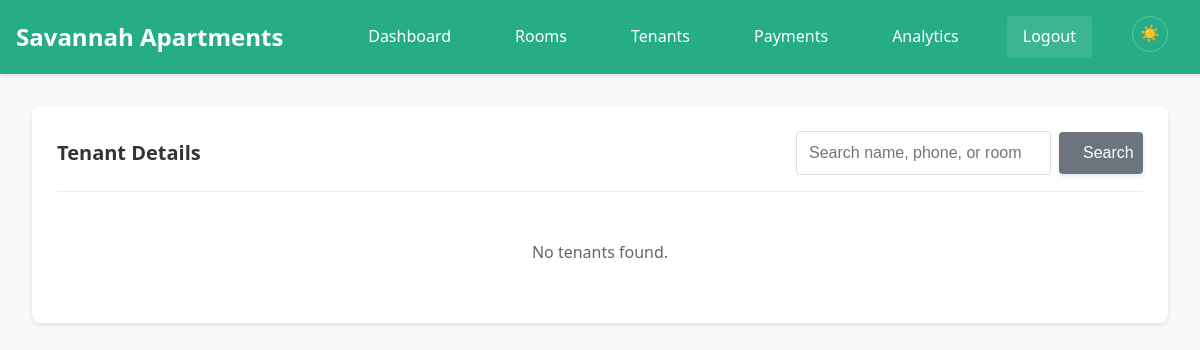
/tenant-details (signed in), run on an earlier commit of the app's database.
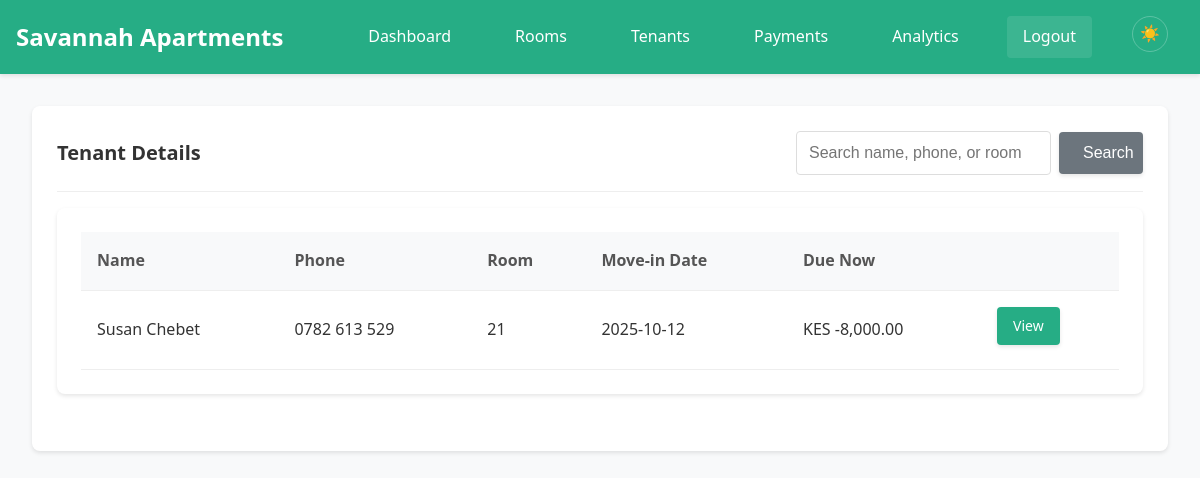
And on a later commit of the database.
### tables this page shows
CREATE TABLE tenants (
            tenant_id INTEGER PRIMARY KEY AUTOINCREMENT,
            tenant_name TEXT NOT NULL,
            tenant_phone TEXT NOT NULL,
            room_id INTEGER,
            move_in_date DATE NOT NULL,
            balance REAL DEFAULT 0, credit_balance REAL DEFAULT 0, last_payment_date DATE, first_name TEXT, second_name TEXT, id_number TEXT, next_of_kin_name TEXT, next_of_kin_contact TEXT, relative_name TEXT, relative_id_number TEXT, relative_contact TEXT,
            FOREIGN KEY (room_id) REFERENCES rooms (room_id)
        );

CREATE TABLE rooms (
            room_id INTEGER PRIMARY KEY AUTOINCREMENT,
            room_number TEXT UNIQUE NOT NULL,
            room_type TEXT NOT NULL,
            monthly_rent REAL NOT NULL,
            status TEXT DEFAULT 'vacant'
        );

### app.py (the view)
@app.route('/tenant-details')
@login_required
def tenant_details_list():
    q = request.args.get('q', '').strip()
    conn = get_db_connection()
    base_sql = '''
        SELECT t.tenant_id, t.tenant_name, t.tenant_phone, t.move_in_date, t.last_payment_date,
               r.room_number, r.monthly_rent,
               (
                    SELECT COALESCE(SUM(p2.amount), 0)
                    FROM payments p2
                    WHERE p2.tenant_id = t.tenant_id
                      AND strftime('%Y-%m', p2.payment_date) = strftime('%Y-%m', 'now')
               ) AS paid_this_month,
               (COALESCE(r.monthly_rent,0) - ((
                    SELECT COALESCE(SUM(p3.amount), 0)
                    FROM payments p3
                    WHERE p3.tenant_id = t.tenant_id AND strftime('%Y-%m', p3.payment_date) = strftime('%Y-%m', 'now')
               ) + COALESCE(t.credit_balance,0))) AS current_balance
        FROM tenants t
        LEFT JOIN rooms r ON t.room_id = r.room_id
    '''
    params = []
    if q:
        base_sql += ' WHERE t.tenant_name LIKE ? OR t.tenant_phone LIKE ? OR COALESCE(r.room_number, "") LIKE ?'
        like = f"%{q}%"
        params = [like, like, like]
    base_sql += ' ORDER BY t.tenant_name'
    tenants_list = conn.execute(base_sql, params).fetchall()
    conn.close()
    return render_template('tenant_details_list.html', tenants=tenants_list, q=q)

### app.py (called while the page is built)
@app.template_filter('currency')
def currency_filter(value):
    if value is None:
        return "KES 0.00"
    return f"KES {value:,.2f}"

def get_db_connection():
    conn = sqlite3.connect(DATABASE, timeout=20.0)
    conn.row_factory = sqlite3.Row
    conn.execute('PRAGMA journal_mode=WAL')
    conn.execute('PRAGMA synchronous=NORMAL')
    conn.execute('PRAGMA cache_size=10000')
    conn.execute('PRAGMA temp_store=MEMORY')
    return conn

def login_required(f):
    @wraps(f)
    def decorated_function(*args, **kwargs):
        if 'logged_in' not in session:
            return redirect(url_for('login'))
        return f(*args, **kwargs)
    return decorated_function

### templates/tenant_details_list.html (shortened to what this page needs)
{% extends "base.html" %}
{% block content %}
<div class="card">
    <div class="card-header" style="display:flex;align-items:center;justify-content:space-between;gap:1rem;flex-wrap:wrap;">
        <h1 class="card-title">Tenant Details</h1>
        <form method="GET" action="{{ url_for('tenant_details_list') }}" style="display:flex;gap:.5rem;align-items:center;">
            <input type="text" name="q" value="{{ q }}" class="form-input" placeholder="Search name, phone, or room" style="min-width:240px;">
            <button type="submit" class="btn btn-secondary">Search</button>
        </form>
    </div>
    {% if tenants %}
    <div class="table-container">
        <table class="table">
            <thead>
                <tr>
                    <th>Name</th>
                    <th>Phone</th>
                    <th>Room</th>
                    <th>Move-in Date</th>
                    <th>Due Now</th>
                    <th></th>
                </tr>
            </thead>
            <tbody>
                {% for t in tenants %}
                <tr>
                    <td>{{ t.tenant_name }}</td>
                    <td>{{ t.tenant_phone }}</td>
                    <td>{{ t.room_number or 'No Room' }}</td>
                    <td>{{ t.move_in_date }}</td>
                    <td>{{ t.current_balance|currency }}</td>
                    <td><a class="btn btn-sm" href="{{ url_for('tenant_details_view', tenant_id=t.tenant_id) }}">View</a></td>
                </tr>
                {% endfor %}
            </tbody>
        </table>
    </div>
    {% else %}
    <p style="text-align:center;color:#666;padding:2rem;">No tenants found.</p>
    {% endif %}
</div>
{% endblock %}

What changed in the data, as far as the page shows it:
added tenants: tenant_name "Susan Chebet", tenant_phone "0782 613 529", room_number "21", move_in_date "2025-10-12", current_balance "KES -8,000.00"
Also different on the page:
text no longer shown: "No tenants found."
text now shown: "Name Phone Room Move-in Date Due Now"
